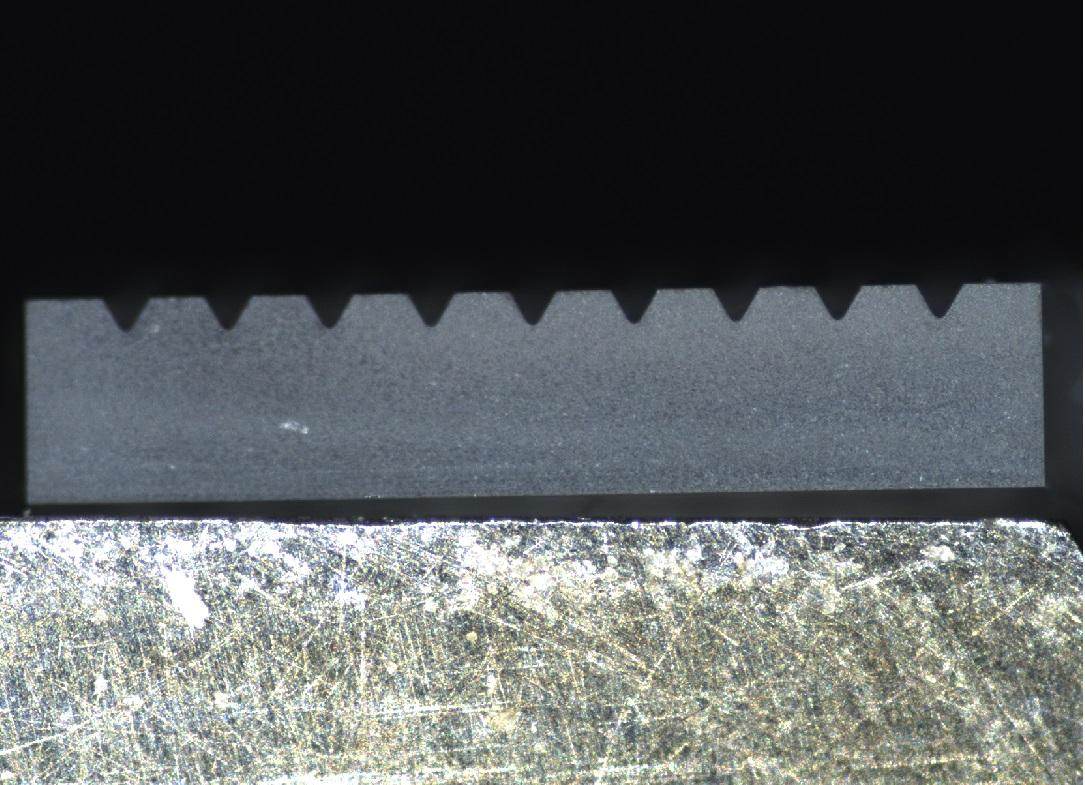
#> input picture 个人仓库/2305070129-苏栋/代码/图像处理opencv/朗维视觉/wlsj/VSLOT2(1).jpg, 1085 x 785 px
$ jupyter execute cv_test2.ipynb
#> lines starting #> are read from the running program, lines starting #| are printed output that depends on the picture; after the words box and inside, x2 and y2 are one past the last pixel; in counts of white or black regions, pixels touching at a corner belong together
[cell 1]
import cv2
import numpy as np
import math

def show_image(image, title='Image'):
    cv2.imshow(title, image)
    cv2.waitKey(0)
    cv2.destroyAllWindows()

# 读取图像
image = cv2.imread('./wlsj/VSLOT2(1).jpg')
#> image is the input picture: shape (785, 1085, 3); mean B, G, R 92, 91.3, 87.2

# 检查图像是否成功加载
if image is None:
    print("图像加载失败，请检查路径。")
else:
    # 转换为灰度图
    gray = cv2.cvtColor(image, cv2.COLOR_BGR2GRAY)
    show_image(gray, 'Gray Image')

    # 增强对比度，进行对比度拉伸
    gray = cv2.convertScaleAbs(gray, alpha=1.5, beta=0)
    # 各个参数的含义：cv2.convertScaleAbs(gray, alpha=1.5, beta=0)表示对图像进行对比度拉伸，alpha表示对比度因子，beta表示亮度因子。
    # alpha越大，对比度越大；beta越大，亮度越大。
    show_image(gray, 'Contrast Enhanced Image')

    # 应用高斯模糊，减少噪声
    blurred = cv2.GaussianBlur(gray, (5, 5), 0)
    show_image(blurred, 'Blurred Image')

    # 使用Canny边缘检测
    edges = cv2.Canny(blurred, 30, 100)
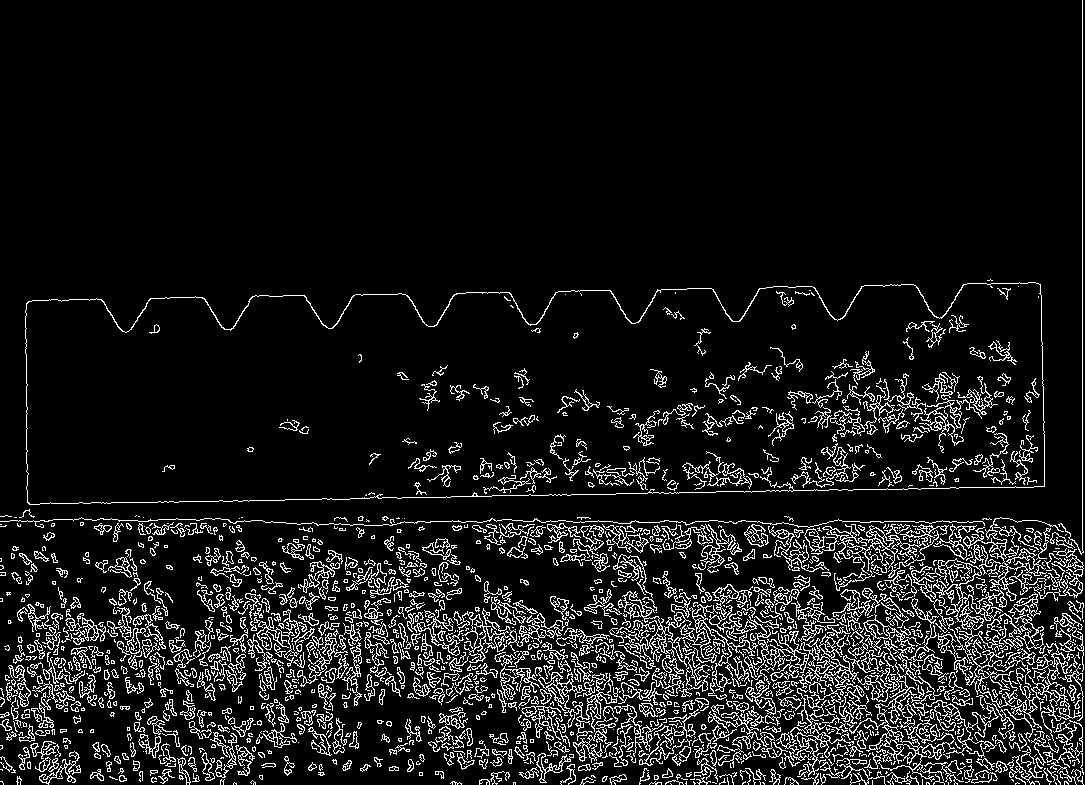
#> edges: shape (785, 1085); 9.4% white in thin lines or dots
    show_image(edges, 'edges')

    # 找到边缘的轮廓
    contours, _ = cv2.findContours(edges, cv2.RETR_EXTERNAL, cv2.CHAIN_APPROX_SIMPLE)
#> contours = 1541 contours, 1148 with area under 20; largest, box (x1, y1, x2, y2) and area: (25, 282, 1045, 505) 198780, (804, 524, 949, 578) 2040, (745, 631, 895, 724) 2026, (911, 544, 1022, 661) 1967, (847, 662, 955, 782) 1892

    # 找到最大的轮廓，假设它是零件的轮廓
    max_contour = max(contours, key=cv2.contourArea)
#> max_contour = contour of 825 points, box (x1, y1, x2, y2) (25, 282, 1045, 505), area 198780

    # 创建掩模
    mask = np.zeros_like(gray)  # 使用与灰度图相同大小和类型的掩模
    # 掩膜的作用是只保留我们感兴趣的区域，即零件的轮廓

    # 在掩模上绘制零件轮廓
    cv2.drawContours(mask, [max_contour], -1, (255), thickness=cv2.FILLED)
#> mask: shape (785, 1085); 23.5% white; 1 white region, box (x1, y1, x2, y2) and area: (25, 282, 1045, 505) 200100

    # 自适应二值化处理
    binary = cv2.adaptiveThreshold(mask, 255, cv2.ADAPTIVE_THRESH_GAUSSIAN_C, cv2.THRESH_BINARY_INV, 15, 6)
#> binary: shape (785, 1085); 1.7% white; 1 white region, box (x1, y1, x2, y2) and area: (20, 277, 1050, 510) 14125
    # 各个参数的含义：cv2.ADAPTIVE_THRESH_GAUSSIAN_C表示使用高斯窗口，cv2.THRESH_BINARY_INV表示反二值化，11表示窗口大小，2表示C值，c用于调整阈
    # 窗口大小越大，二值化效果越好，但可能会丢失细节；C值越大，二值化效果越差，但可能会保留更多细节。
    show_image(binary, 'Binary Image')


    # 形态学操作：开运算去除噪声
    kernel = cv2.getStructuringElement(cv2.MORPH_RECT, (3, 3))
    morph = cv2.morphologyEx(binary, cv2.MORPH_OPEN, kernel, iterations=2)
#> morph: shape (785, 1085); 1.2% white; 33 white regions, largest, box (x1, y1, x2, y2) and area: (249, 494, 651, 506) 2035, (752, 423, 1050, 497) 1805, (29, 501, 248, 510) 1113

    # 再次使用膨胀操作使槽点区域更明显
    morph = cv2.dilate(morph, kernel, iterations=2)
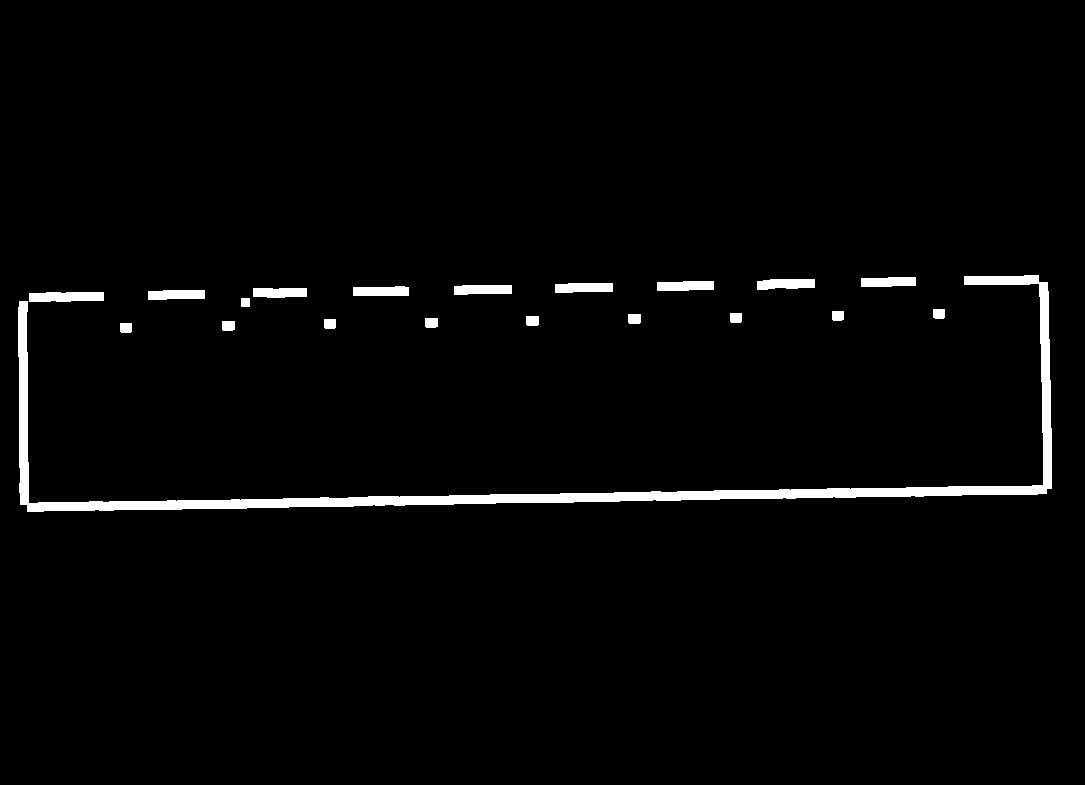
#> morph: shape (785, 1085); 2.3% white; 20 white regions

    # 查找轮廓
    contours, _ = cv2.findContours(morph, cv2.RETR_EXTERNAL, cv2.CHAIN_APPROX_SIMPLE)
#> contours = 20 contours; largest, box (x1, y1, x2, y2) and area: (18, 275, 1052, 512) 12277, (29, 292, 104, 302) 607, (757, 279, 815, 290) 478, (454, 285, 512, 295) 462, (555, 283, 613, 293) 461

    # 存储槽点坐标
    slot_points = []

    # 遍历所有轮廓
    for contour in contours:
        # 过滤轮廓，根据面积和形状筛选出槽点
        area = cv2.contourArea(contour)
        if area > 10:  # 根据实际情况调整面积阈值
            # 获取轮廓的最小外接矩形
            rect = cv2.minAreaRect(contour)
            box = cv2.boxPoints(rect)
            box = np.int0(box)

            # 计算槽点的中心位置
            cx = int(rect[0][0])
            cy = int(rect[0][1])
            slot_points.append((cx, cy))

            # 绘制轮廓和中心点
            # cv2.drawContours(image, [box], 0, (0, 255, 0), 2)
            cv2.circle(image, (cx, cy), 5, (0,255,0), -1)
#> this loop made 20 passes
#> (contour, area, rect, box, cx, cy) on pass 10: ([[241, 298], [241, 306], [249, 306], [249, 298]], 64, ((245, 302), (8, 8), -90), [[249, 306], [241, 306], [241, 298], [249, 298]], 245, 302)
#> image: shape (785, 1085, 3); 0.19% of pixels changed, all inside (x1, y1, x2, y2) = (60, 276, 944, 399)
#> after the loop, slot_points = [(125, 327), (228, 325), (329, 323), (431, 322), (532, 320), (634, 318), (735, 317), (837, 315), (938, 313), (245, 302), (65, 296), (176, 294), (279, 292), (380, 290), (482, 289), (583, 287), (685, 285), (785, 283), (888, 281), (533, 393)]

    # 按X坐标对槽点排序（假设槽点从左到右排列）
    slot_points = sorted(slot_points, key=lambda x: x[0])
#> slot_points = [(65, 296), (125, 327), (176, 294), (228, 325), (245, 302), (279, 292), (329, 323), (380, 290), (431, 322), (482, 289), (532, 320), (533, 393), (583, 287), (634, 318), (685, 285), (735, 317), (785, 283), (837, 315), (888, 281), (938, 313)]

    # 计算槽点之间的距离、角度和深度
    if len(slot_points) > 1:
        for i in range(1, len(slot_points)):
            prev_point = slot_points[i - 1]
            current_point = slot_points[i]

            # 计算槽点间的距离
            distance = math.sqrt((current_point[0] - prev_point[0])**2 + (current_point[1] - prev_point[1])**2)

            # 计算槽点间的角度
            angle = math.degrees(math.atan2(current_point[1] - prev_point[1], current_point[0] - prev_point[0]))

            # 假设槽深度为槽点到零件底部的距离（根据实际情况调整）
            depth = abs(current_point[1] - max([point[1] for point in slot_points]))
#> this loop made 19 passes
#> (prev_point, current_point, distance, angle, depth) on passes 1 to 8: ((65, 296), (125, 327), 67.54, 27.32, 66), ((125, 327), (176, 294), 60.75, -32.91, 99), ((176, 294), (228, 325), 60.54, 30.8, 68), ((228, 325), (245, 302), 28.6, -53.53, 91), ((245, 302), (279, 292), 35.44, -16.39, 101), ((279, 292), (329, 323), 58.83, 31.8, 70), ((329, 323), (380, 290), 60.75, -32.91, 103), ((380, 290), (431, 322), 60.21, 32.11, 71)

            # [9 lines of commented-out code are left out]
    show_image(image, 'Detected Slots with Distances, Angles, and Depths')

    # # 打印槽点坐标
    for i, point in enumerate(slot_points):
        print(f"槽点 {i+1} 坐标: {point}")
#> this loop made 20 passes
#> (printed output is left out)

[cell 2]
import cv2
import numpy as np
import math

def show_image(image, title='Image'):
    cv2.imshow(title, image)
    cv2.waitKey(0)
    cv2.destroyAllWindows()

def point_to_line_distance(point, line_start, line_end):
    """
    计算点到线段的最短距离
    :param point: (x, y)
    :param line_start: (x1, y1)
    :param line_end: (x2, y2)
    :return: 距离
    """
    x0, y0 = point
    x1, y1 = line_start
    x2, y2 = line_end
    num = abs((y2 - y1) * x0 - (x2 - x1) * y0 + x2 * y1 - y2 * x1)
    den = math.sqrt((y2 - y1)**2 + (x2 - x1)**2)
    return num / den

# 读取图像
image = cv2.imread('./wlsj/VSLOT2(1).jpg')

# 检查图像是否成功加载
if image is None:
    print("图像加载失败，请检查路径。")
else:
    # 转换为灰度图
    gray = cv2.cvtColor(image, cv2.COLOR_BGR2GRAY)

    # 增强对比度，进行对比度拉伸
    gray = cv2.convertScaleAbs(gray, alpha=1.5, beta=0)

    # 应用高斯模糊，减少噪声
    blurred = cv2.GaussianBlur(gray, (5, 5), 0)

    # 使用Canny边缘检测
    edges = cv2.Canny(blurred, 30, 100)

    # 找到边缘的轮廓
    contours, _ = cv2.findContours(edges, cv2.RETR_EXTERNAL, cv2.CHAIN_APPROX_SIMPLE)
#> contours = 1541 contours, 1148 with area under 20; largest, box (x1, y1, x2, y2) and area: (25, 282, 1045, 505) 198780, (804, 524, 949, 578) 2040, (745, 631, 895, 724) 2026, (911, 544, 1022, 661) 1967, (847, 662, 955, 782) 1892

    # 找到最大的轮廓，假设它是零件的轮廓
    max_contour = max(contours, key=cv2.contourArea)

    # 创建掩模
    mask = np.zeros_like(gray)

    # 在掩模上绘制零件轮廓
    cv2.drawContours(mask, [max_contour], -1, (255), thickness=cv2.FILLED)

    # 自适应二值化处理
    binary = cv2.adaptiveThreshold(mask, 255, cv2.ADAPTIVE_THRESH_GAUSSIAN_C, cv2.THRESH_BINARY_INV, 15, 6)

    # 形态学操作：开运算去除噪声
    kernel = cv2.getStructuringElement(cv2.MORPH_RECT, (3, 3))
#> kernel = [[1, 1, 1], [1, 1, 1], [1, 1, 1]]
    morph = cv2.morphologyEx(binary, cv2.MORPH_OPEN, kernel, iterations=2)

    # 再次使用膨胀操作使槽点区域更明显
    morph = cv2.dilate(morph, kernel, iterations=2)

    # 查找轮廓
    contours, _ = cv2.findContours(morph, cv2.RETR_EXTERNAL, cv2.CHAIN_APPROX_SIMPLE)
#> contours = 20 contours; largest, box (x1, y1, x2, y2) and area: (18, 275, 1052, 512) 12277, (29, 292, 104, 302) 607, (757, 279, 815, 290) 478, (454, 285, 512, 295) 462, (555, 283, 613, 293) 461

    # 存储槽点坐标
    slot_points = []

    # 遍历所有轮廓
    for contour in contours:
        # 过滤轮廓，根据面积和形状筛选出槽点
        area = cv2.contourArea(contour)
        if area > 10:  # 根据实际情况调整面积阈值
            # 获取轮廓的最小外接矩形
            rect = cv2.minAreaRect(contour)
            box = cv2.boxPoints(rect)
            box = np.int0(box)

            # 计算槽点的中心位置
            cx = int(rect[0][0])
            cy = int(rect[0][1])
            slot_points.append((cx, cy))
#> after the loop, slot_points = [(125, 327), (228, 325), (329, 323), (431, 322), (532, 320), (634, 318), (735, 317), (837, 315), (938, 313), (245, 302), (65, 296), (176, 294), (279, 292), (380, 290), (482, 289), (583, 287), (685, 285), (785, 283), (888, 281), (533, 393)]

    # 按X坐标对槽点排序（假设槽点从左到右排列）
    slot_points = sorted(slot_points, key=lambda x: x[0])
#> slot_points = [(65, 296), (125, 327), (176, 294), (228, 325), (245, 302), (279, 292), (329, 323), (380, 290), (431, 322), (482, 289), (532, 320), (533, 393), (583, 287), (634, 318), (685, 285), (735, 317), (785, 283), (837, 315), (888, 281), (938, 313)]

    # 删除编号为5和12的槽点（注意：编号从1开始）
    points_to_remove = [5, 12]
    slot_points = [point for i, point in enumerate(slot_points, start=1) if i not in points_to_remove]
#> slot_points = [(65, 296), (125, 327), (176, 294), (228, 325), (279, 292), (329, 323), (380, 290), (431, 322), (482, 289), (532, 320), (583, 287), (634, 318), (685, 285), (735, 317), (785, 283), (837, 315), (888, 281), (938, 313)]

    # 标号槽点
    for i, point in enumerate(slot_points):
        # 绘制中心点
        cv2.circle(image, point, 5, (0, 255, 0), -1)
        # 绘制标号
        cv2.putText(image, f"{i+1}", (point[0], point[1] - 10), cv2.FONT_HERSHEY_SIMPLEX, 0.5, (255, 255, 255), 1)
#> this loop made 18 passes
#> image: shape (785, 1085, 3); 0.24% of pixels changed, all inside (x1, y1, x2, y2) = (60, 261, 958, 333)

    # 偶数点与奇数点的索引分组
    even_points = [point for i, point in enumerate(slot_points, start=1) if i % 2 == 0]
#> even_points = [(125, 327), (228, 325), (329, 323), (431, 322), (532, 320), (634, 318), (735, 317), (837, 315), (938, 313)]
    odd_points = [point for i, point in enumerate(slot_points, start=1) if i % 2 != 0]
#> odd_points = [(65, 296), (176, 294), (279, 292), (380, 290), (482, 289), (583, 287), (685, 285), (785, 283), (888, 281)]

    # 连线所有偶数点并计算距离
    for i in range(len(even_points) - 1):
        start_point = even_points[i]
        end_point = even_points[i + 1]
        # 计算距离
        distance = math.sqrt((end_point[0] - start_point[0])**2 + (end_point[1] - start_point[1])**2)
        # 标注距离，保留两位小数
        mid_x = (start_point[0] + end_point[0]) // 2
        mid_y = (start_point[1] + end_point[1]) // 2
        cv2.putText(image, f"{distance:.2f}", (mid_x, mid_y), cv2.FONT_HERSHEY_SIMPLEX, 0.5, (255, 0, 0), 1)
        # 绘制连线
        cv2.line(image, start_point, end_point, (255, 0, 0), 1)
#> this loop made 8 passes
#> (start_point, end_point, distance, mid_x, mid_y) on passes 1 to 8: ((125, 327), (228, 325), 103, 176, 326), ((228, 325), (329, 323), 101, 278, 324), ((329, 323), (431, 322), 102, 380, 322), ((431, 322), (532, 320), 101, 481, 321), ((532, 320), (634, 318), 102, 583, 319), ((634, 318), (735, 317), 101, 684, 317), ((735, 317), (837, 315), 102, 786, 316), ((837, 315), (938, 313), 101, 887, 314)
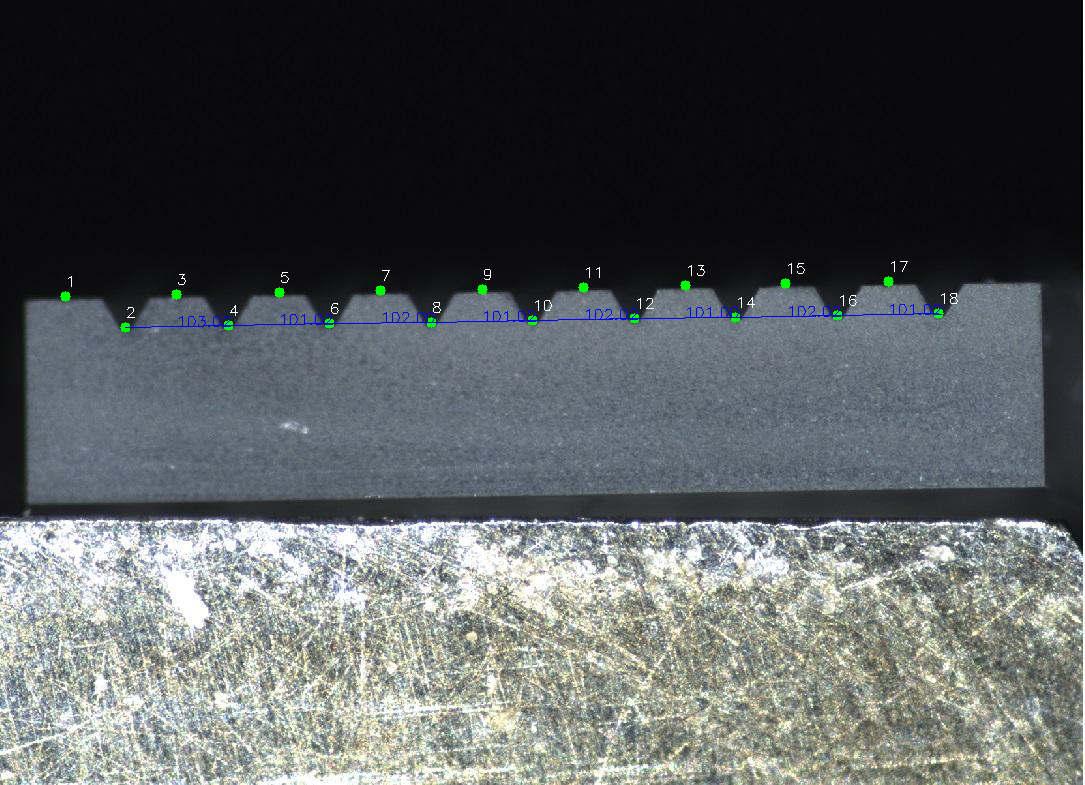
#> image: shape (785, 1085, 3); mean B, G, R 92.3, 91.6, 87.1

    # 连线所有奇数点
    for i in range(len(odd_points) - 1):
        start_point = odd_points[i]
        end_point = odd_points[i + 1]
        # 绘制连线
        cv2.line(image, start_point, end_point, (0, 0, 255), 1)
#> this loop made 8 passes
#> (start_point, end_point) on passes 1 to 8: ((65, 296), (176, 294)), ((176, 294), (279, 292)), ((279, 292), (380, 290)), ((380, 290), (482, 289)), ((482, 289), (583, 287)), ((583, 287), (685, 285)), ((685, 285), (785, 283)), ((785, 283), (888, 281))
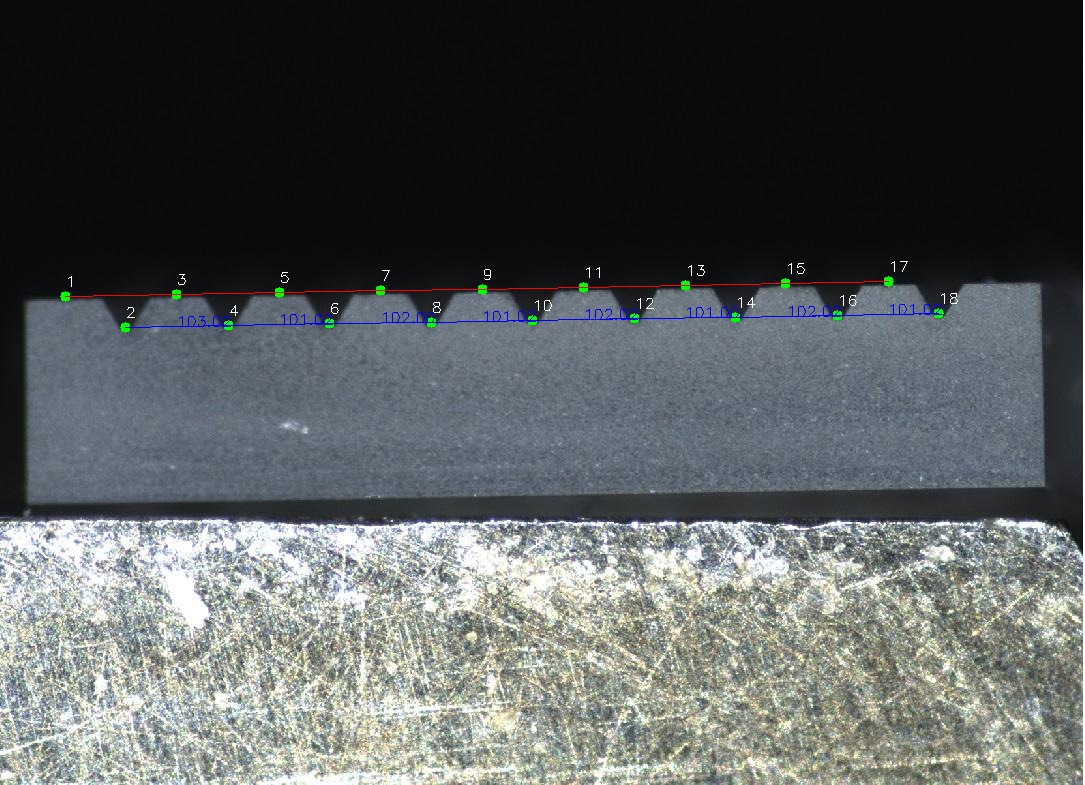
#> image: shape (785, 1085, 3); 0.1% of pixels changed, all inside (x1, y1, x2, y2) = (65, 281, 889, 297)

    # 计算偶数点到奇数点连成的线的距离
    for even_point in even_points:
        min_distance = float('inf')
        for i in range(len(odd_points) - 1):
            line_start = odd_points[i]
            line_end = odd_points[i + 1]
            distance = point_to_line_distance(even_point, line_start, line_end)
            min_distance = min(min_distance, distance)
        # 在偶数点旁边标注最近距离
        cv2.putText(image, f"{min_distance:.2f}", (even_point[0] + 10, even_point[1]), cv2.FONT_HERSHEY_SIMPLEX, 0.5, (0, 255, 255), 1)
#> this loop made 9 passes
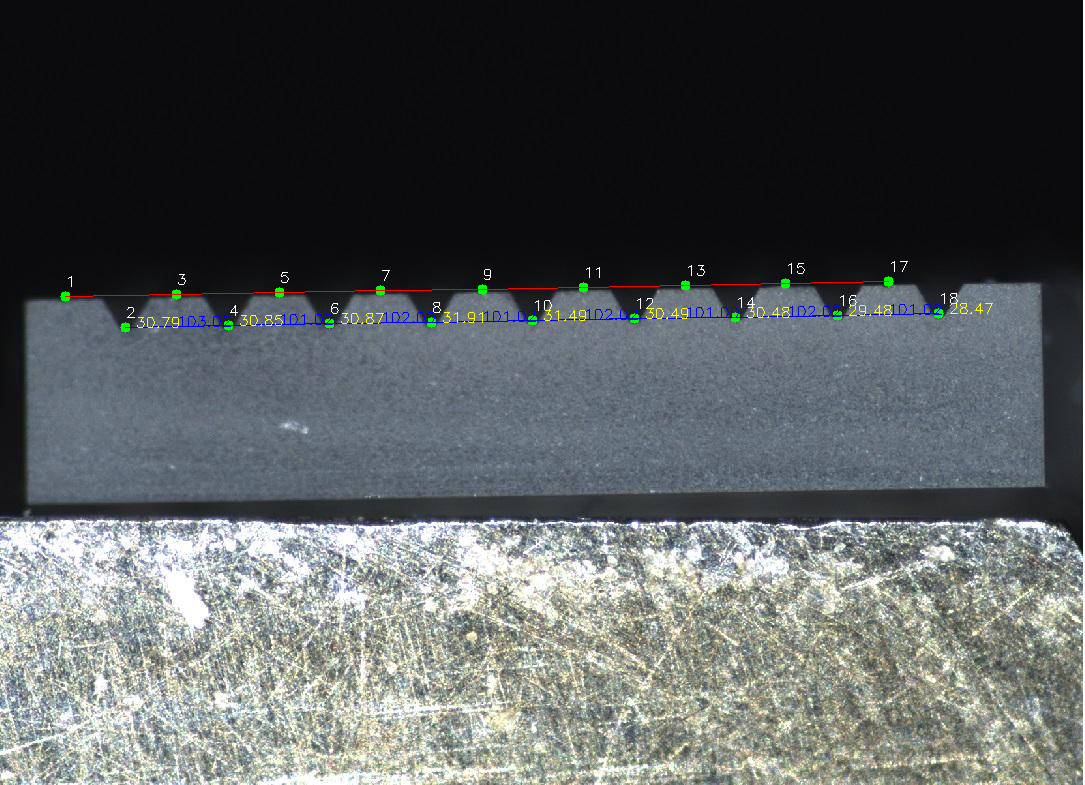
#> image: shape (785, 1085, 3); 0.11% of pixels changed, all inside (x1, y1, x2, y2) = (137, 303, 993, 328)

    # 显示结果
    show_image(image, 'Even and Odd Points Connection')

    # 打印偶数点与奇数点信息
    print("偶数点坐标:")
    for i, point in enumerate(even_points, start=1):
        print(f"偶数点 {i}: {point}")
#> this loop made 9 passes
#> (printed output is left out)
    print("\n奇数点坐标:")
    for i, point in enumerate(odd_points, start=1):
        print(f"奇数点 {i}: {point}")
#> this loop made 9 passes
#> (printed output is left out)
